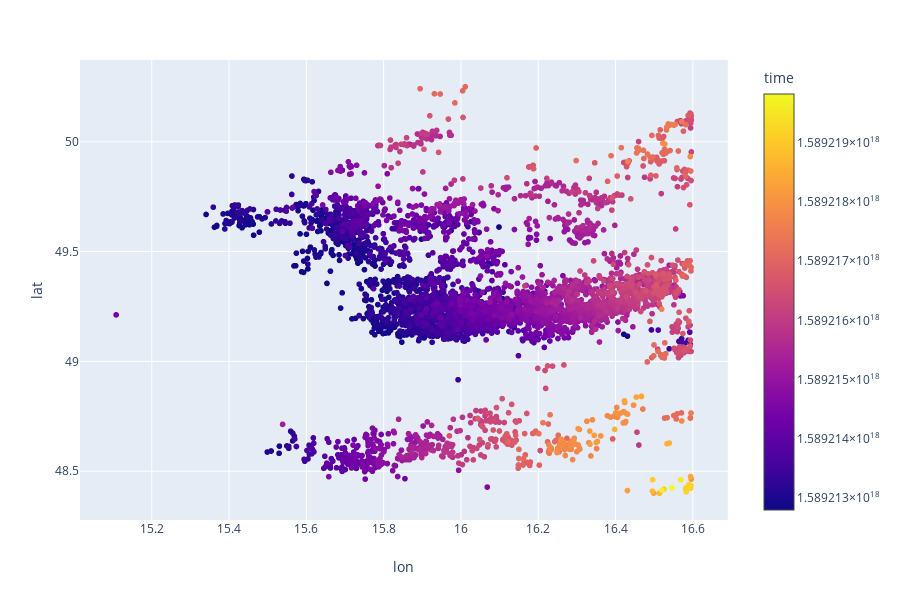

Notebook code for this chart:
### Code cell
df = blitz

import plotly.express as px
'''fig = px.scatter_geo(df, lon="lon", lat='lat' ,color="time",
                     hover_name="km",
                    projection="natural earth"
                    )'''
fig = px.scatter(df, x="lon", y='lat' ,color="time",
                     hover_name="km",
                    )
fig.show()
fig.write_html("./blitzortung/blesky.html")

### Figure 1 — Plotly figure (JSON) as saved in the notebook; plotly's stock layout.template omitted (floating-point values rounded to 4 significant figures; data arrays with more than 128 entries replaced by an {"elided": "..."} marker saying what was removed)
{"data": [{"hoverlabel": {"namelength": 0}, "hovertemplate": "<b>%{hovertext}</b><br><br>lon=%{x}<br>lat=%{y}<br>time=%{marker.color}", "hovertext": {"elided": "4814 float values"}, "legendgroup": "", "marker": {"color": {"elided": "4814 int values"}, "coloraxis": "coloraxis", "symbol": "circle"}, "mode": "markers", "name": "", "showlegend": false, "type": "scattergl", "x": {"elided": "4814 float values"}, "xaxis": "x", "y": {"elided": "4814 float values"}, "yaxis": "y"}], "layout": {"coloraxis": {"colorbar": {"title": {"text": "time"}}, "colorscale": [[0, "#0d0887"], [0.1111, "#46039f"], [0.2222, "#7201a8"], [0.3333, "#9c179e"], [0.4444, "#bd3786"], [0.5556, "#d8576b"], [0.6667, "#ed7953"], [0.7778, "#fb9f3a"], [0.8889, "#fdca26"], [1, "#f0f921"]]}, "height": 600, "legend": {"tracegroupgap": 0}, "margin": {"t": 60}, "xaxis": {"anchor": "y", "domain": [0, 0.98], "title": {"text": "lon"}}, "yaxis": {"anchor": "x", "domain": [0, 1], "title": {"text": "lat"}}}}
